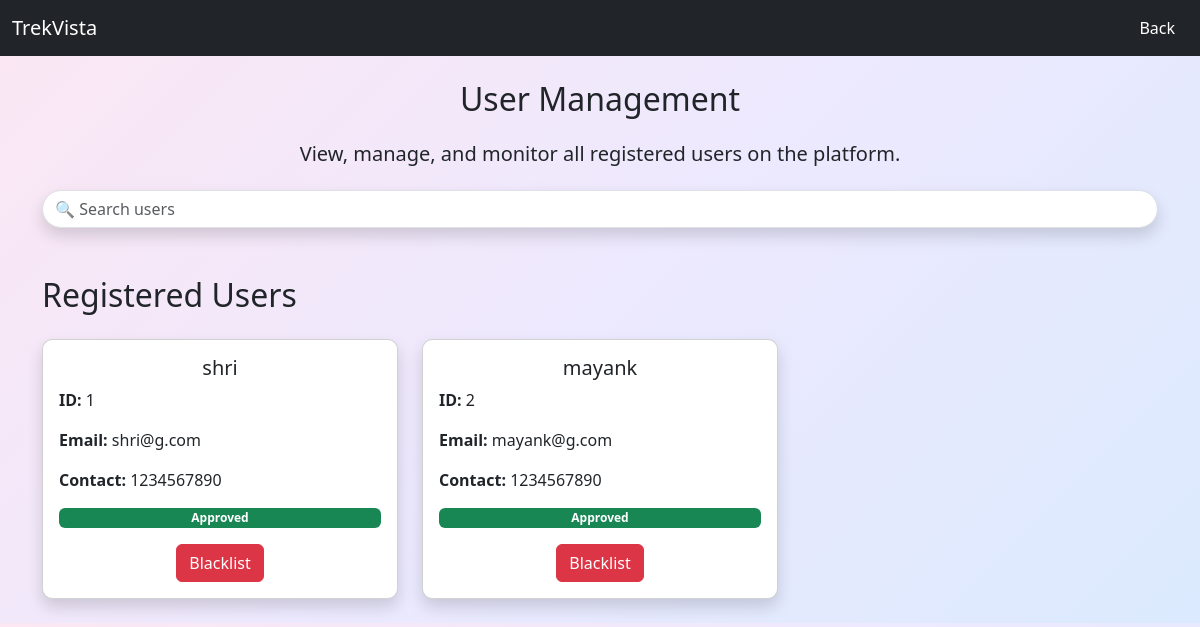
Before: /admin/users with the older database file.
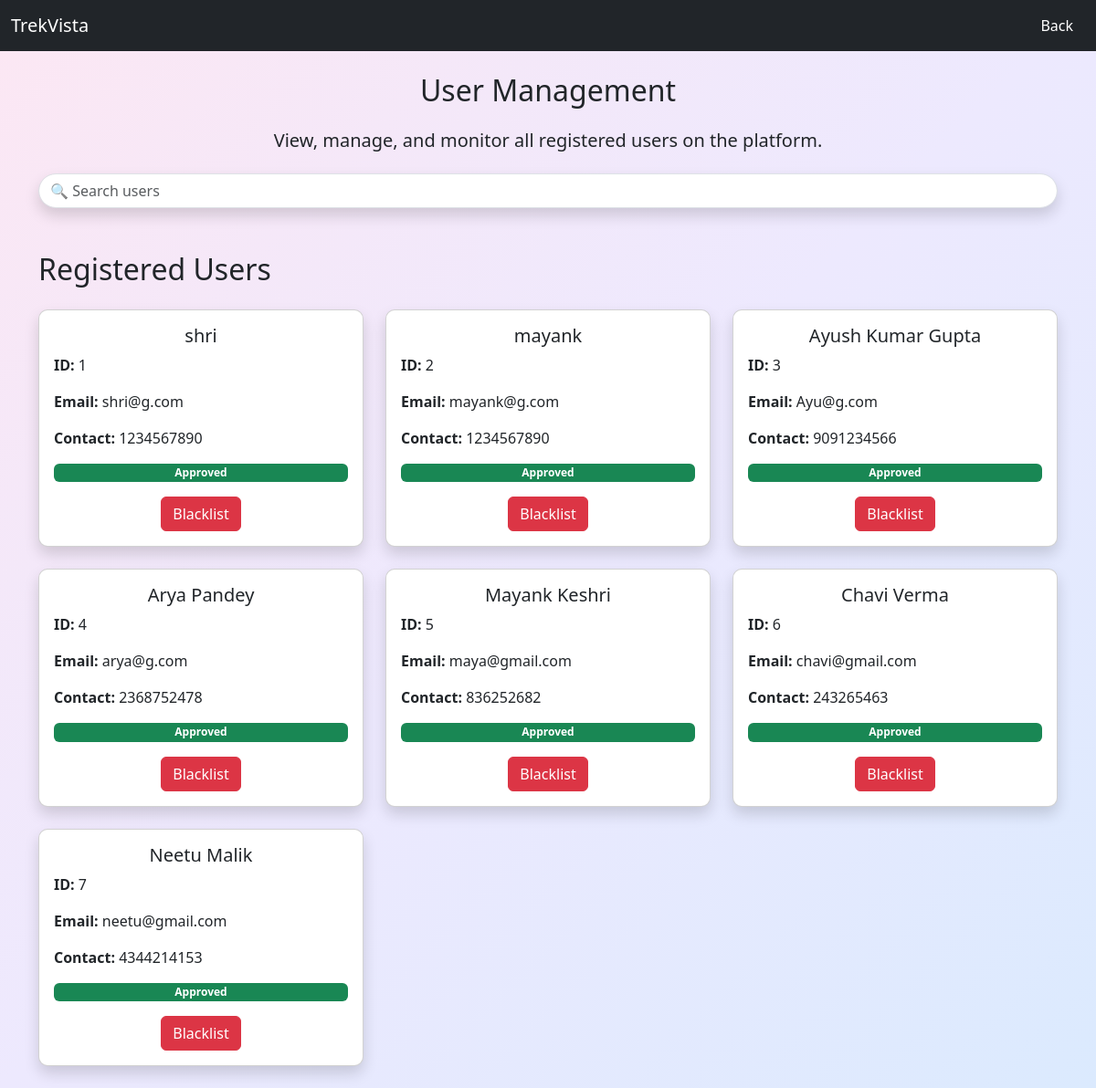
After: the same page with the newer database file.
### application/model.py (models this page shows)
class User(db.Model):
    user_id=db.Column(db.Integer,primary_key=True)
    user_name = db.Column(db.String(100),nullable = False)
    email=db.Column(db.String(100),unique=True, nullable=False)
    password=db.Column(db.String(200),nullable=False)
    mobile = db.Column(db.String(15), nullable=False)
    is_blacklisted = db.Column(db.Boolean, default=False)
    created_at= db.Column(db.DateTime, default=datetime.utcnow)
    status=db.Column(db.String,default="Approved" )
    bookings = db.relationship("Booking", backref="user")

### application/routes.py (the view)
@app.route("/admin/users")
def admin_users():
    search = request.args.get("search", "")
    if search:
        users = User.query.filter(
            or_(
                User.user_name.ilike(f"%{search}%"),
                User.user_id == search if search.isdigit() else False
            )
        ).all()
    else:
        users = User.query.all()
    return render_template(
        "admin/user.html",
        users=users,
        search=search)

### templates/Admin/user.html (shortened to what this page needs)
<!DOCTYPE html>
<html lang="en">
<head>
    <link href="https://cdn.jsdelivr.net/npm/bootstrap@5.3.8/dist/css/bootstrap.min.css" rel="stylesheet">
</head>
<body>
<nav class="navbar navbar-expand-lg">
    <div class="container-fluid">
        <a class="navbar-brand">TrekVista </a>
       <div ms-auto>
        <a href="/admin_dashboard" class="btn text-white fw">Back</a>
            </div>
    </div>
</nav>
<div class="container mt-4">
    <h2 class="mb-4 text-center">User Management</h2>
     <h5 class="text-center">View, manage, and monitor all registered users on the platform.</h5>
<form class="d-flex justify-content-center mt-4" method="GET">
    <input
        class="form-control w-100 rounded-pill shadow"
        type="search"
        name="search"
        value="{{ search }}"
        placeholder="🔍 Search users"
    >
</form>
<br>
<br>
{% if search %}
<h2 class="mb-4">Search Results for "{{ search }}"</h2>
{% else %}
<h2 class="mb-4">Registered Users</h2>
{% endif %}
    <div class="row">
        {% for u in users %}
        <div class="col-md-4 mb-4">
            <div class="card shadow p-3">
                <h5 class="text-center">{{ u.user_name }}</h5>
                <p><strong>ID:</strong> {{ u.user_id }}</p>
                <p><strong>Email:</strong> {{ u.email }}</p>
                <p><strong>Contact:</strong> {{ u.mobile}}</p>
                {% if u.is_blacklisted %}
                    <span class="badge bg-danger">Blacklisted</span>
                {% else %}
                    <span class="badge bg-success">Approved</span>
                {% endif %}
                 {% if u.is_blacklisted  %}
                 <div class="mt-3 d-flex justify-content-center">
                    <a href="/admin/users/approve/{{ u.user_id }}" class="btn btn-secondary btn-success">
                        Approve
                    </a>
                </div>
                {% else %}
                <div class="mt-3 d-flex justify-content-center">
                    <a href="/admin/users/blacklist/{{ u.user_id }}" class="btn btn-secondary btn-danger">
                        Blacklist
                    </a>
                </div>
                {% endif %}
            </div>
        </div>
        {% endfor %}
    </div>
</div>
</body>
</html>

Changed rows visible on the page:
added User: user_name "Ayush Kumar Gupta", user_id "3", email "Ayu@g.com", mobile "9091234566", is_blacklisted "Approved"
added User: user_name "Arya Pandey", user_id "4", email "arya@g.com", mobile "2368752478", is_blacklisted "Approved"
added User: user_name "Mayank Keshri", user_id "5", email "maya@gmail.com", mobile "836252682", is_blacklisted "Approved"
added User: user_name "Chavi Verma", user_id "6", email "chavi@gmail.com", mobile "243265463", is_blacklisted "Approved"
added User: user_name "Neetu Malik", user_id "7", email "neetu@gmail.com", mobile "4344214153", is_blacklisted "Approved"
